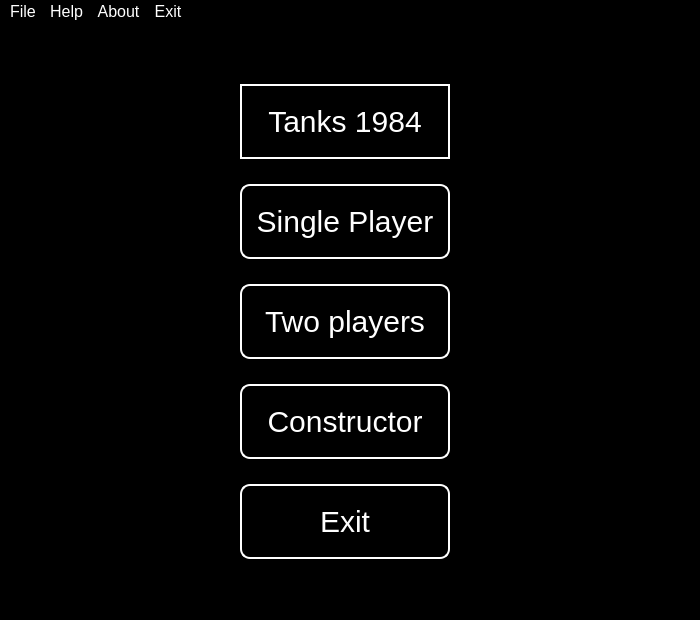
<?xml version="1.0" encoding="UTF-8"?>
<ui version="4.0">
 <class>TanksGameClass</class>
 <widget class="QMainWindow" name="TanksGameClass">
  <property name="geometry">
   <rect>
    <x>0</x>
    <y>0</y>
    <width>700</width>
    <height>620</height>
   </rect>
  </property>
  <property name="sizePolicy">
   <sizepolicy hsizetype="Fixed" vsizetype="Fixed">
    <horstretch>0</horstretch>
    <verstretch>0</verstretch>
   </sizepolicy>
  </property>
  <property name="windowTitle">
   <string>TanksGame</string>
  </property>
  <property name="styleSheet">
   <string notr="true">* {background-color : black;
color: white;
font-size: 30px;}
QPushButton{ border : 2px solid white; border-radius : 10px; }
QLabel{ border : 2px solid white; }
QPushButton:hover{ color: red; }
QPushButton:pressed{  border-color: red; }
QMenuBar {font-size: 12pt;}
QMenuBar:item:hover {border : 1px solid white;}
QMenu:item {font-size: 12pt; max-width: 12px;}
QMenu:item:hover { border : 1px solid white; }</string>
  </property>
  <widget class="QWidget" name="centralWidget">
   <widget class="QLabel" name="label">
    <property name="geometry">
     <rect>
      <x>240</x>
      <y>60</y>
      <width>210</width>
      <height>75</height>
     </rect>
    </property>
    <property name="styleSheet">
     <string notr="true"/>
    </property>
    <property name="text">
     <string>Tanks 1984</string>
    </property>
    <property name="alignment">
     <set>Qt::AlignCenter</set>
    </property>
   </widget>
   <widget class="QPushButton" name="pveButton">
    <property name="geometry">
     <rect>
      <x>240</x>
      <y>160</y>
      <width>210</width>
      <height>75</height>
     </rect>
    </property>
    <property name="sizePolicy">
     <sizepolicy hsizetype="Preferred" vsizetype="Preferred">
      <horstretch>0</horstretch>
      <verstretch>0</verstretch>
     </sizepolicy>
    </property>
    <property name="styleSheet">
     <string notr="true"/>
    </property>
    <property name="text">
     <string>Single Player</string>
    </property>
   </widget>
   <widget class="QPushButton" name="conButton">
    <property name="geometry">
     <rect>
      <x>240</x>
      <y>360</y>
      <width>210</width>
      <height>75</height>
     </rect>
    </property>
    <property name="sizePolicy">
     <sizepolicy hsizetype="Preferred" vsizetype="Preferred">
      <horstretch>0</horstretch>
      <verstretch>0</verstretch>
     </sizepolicy>
    </property>
    <property name="styleSheet">
     <string notr="true"/>
    </property>
    <property name="text">
     <string>Constructor</string>
    </property>
   </widget>
   <widget class="QPushButton" name="pvpButton">
    <property name="geometry">
     <rect>
      <x>240</x>
      <y>260</y>
      <width>210</width>
      <height>75</height>
     </rect>
    </property>
    <property name="sizePolicy">
     <sizepolicy hsizetype="Preferred" vsizetype="Preferred">
      <horstretch>0</horstretch>
      <verstretch>0</verstretch>
     </sizepolicy>
    </property>
    <property name="styleSheet">
     <string notr="true"/>
    </property>
    <property name="text">
     <string>Two players</string>
    </property>
   </widget>
   <widget class="QPushButton" name="pushButton">
    <property name="geometry">
     <rect>
      <x>240</x>
      <y>460</y>
      <width>210</width>
      <height>75</height>
     </rect>
    </property>
    <property name="text">
     <string>Exit</string>
    </property>
   </widget>
  </widget>
  <widget class="QMenuBar" name="menuBar">
   <property name="geometry">
    <rect>
     <x>0</x>
     <y>0</y>
     <width>700</width>
     <height>27</height>
    </rect>
   </property>
   <property name="styleSheet">
    <string notr="true"/>
   </property>
   <widget class="QMenu" name="menuFile">
    <property name="title">
     <string>File</string>
    </property>
   </widget>
   <widget class="QMenu" name="menuAbout">
    <property name="title">
     <string>Help</string>
    </property>
    <addaction name="actionAbout"/>
   </widget>
   <widget class="QMenu" name="menuExit">
    <property name="title">
     <string>Exit</string>
    </property>
    <addaction name="actionExit"/>
   </widget>
   <widget class="QMenu" name="menuAbout_2">
    <property name="title">
     <string>About</string>
    </property>
    <addaction name="actionAbout_2"/>
   </widget>
   <addaction name="menuFile"/>
   <addaction name="menuAbout"/>
   <addaction name="menuAbout_2"/>
   <addaction name="menuExit"/>
  </widget>
  <action name="actionExit">
   <property name="text">
    <string>Exit</string>
   </property>
  </action>
  <action name="actionAbout">
   <property name="text">
    <string>Help</string>
   </property>
  </action>
  <action name="actionAbout_2">
   <property name="text">
    <string>About</string>
   </property>
  </action>
 </widget>
 <layoutdefault spacing="6" margin="11"/>
 <resources>
  <include location="TanksGame.qrc"/>
 </resources>
 <connections>
  <connection>
   <sender>actionExit</sender>
   <signal>triggered()</signal>
   <receiver>TanksGameClass</receiver>
   <slot>close()</slot>
   <hints>
    <hint type="sourcelabel">
     <x>-1</x>
     <y>-1</y>
    </hint>
    <hint type="destinationlabel">
     <x>349</x>
     <y>299</y>
    </hint>
   </hints>
  </connection>
  <connection>
   <sender>pushButton</sender>
   <signal>clicked()</signal>
   <receiver>TanksGameClass</receiver>
   <slot>close()</slot>
   <hints>
    <hint type="sourcelabel">
     <x>344</x>
     <y>516</y>
    </hint>
    <hint type="destinationlabel">
     <x>349</x>
     <y>309</y>
    </hint>
   </hints>
  </connection>
 </connections>
</ui>
